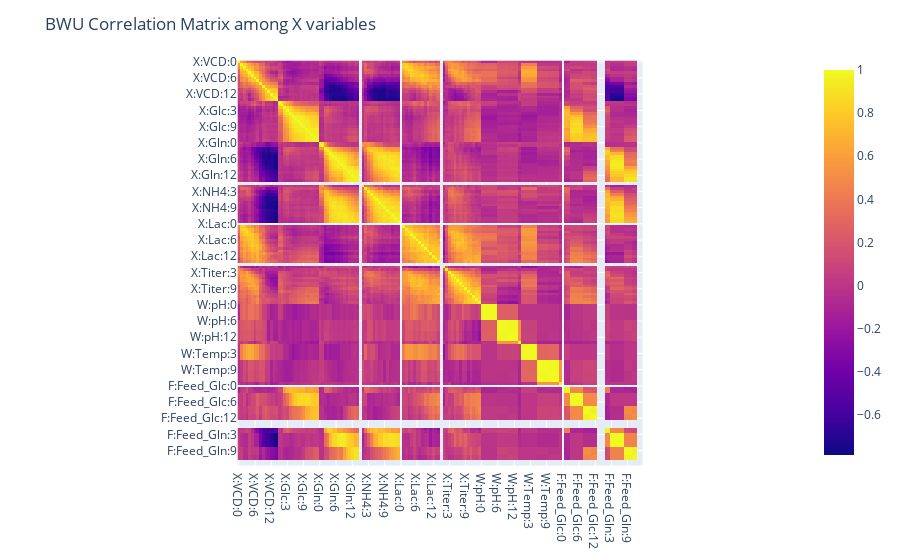

Notebook code cell kept with this figure:
### Markdown cell above
### Plot correlation matrix

### Code cell
plot_bwu_correlation(bwu, width=900)

### Figure 1 — Plotly figure (JSON) as saved in the notebook; plotly's stock layout.template omitted (floating-point values rounded to 4 significant figures; data arrays with more than 128 entries replaced by an {"elided": "..."} marker saying what was removed)
{"data": [{"coloraxis": "coloraxis", "hovertemplate": "x: %{x}<br>y: %{y}<br>color: %{z}<extra></extra>", "name": "0", "texttemplate": "%{z}", "type": "heatmap", "x": {"elided": "150 str values"}, "xaxis": "x", "y": {"elided": "150 str values"}, "yaxis": "y", "z": {"elided": "150x150 float values"}}], "layout": {"coloraxis": {"colorscale": [[0, "#0d0887"], [0.1111, "#46039f"], [0.2222, "#7201a8"], [0.3333, "#9c179e"], [0.4444, "#bd3786"], [0.5556, "#d8576b"], [0.6667, "#ed7953"], [0.7778, "#fb9f3a"], [0.8889, "#fdca26"], [1, "#f0f921"]]}, "margin": {"t": 60}, "title": {"text": "BWU Correlation Matrix among X variables"}, "width": 900, "xaxis": {"anchor": "y", "constrain": "domain", "domain": [0, 1], "scaleanchor": "y"}, "yaxis": {"anchor": "x", "autorange": "reversed", "constrain": "domain", "domain": [0, 1]}}}
